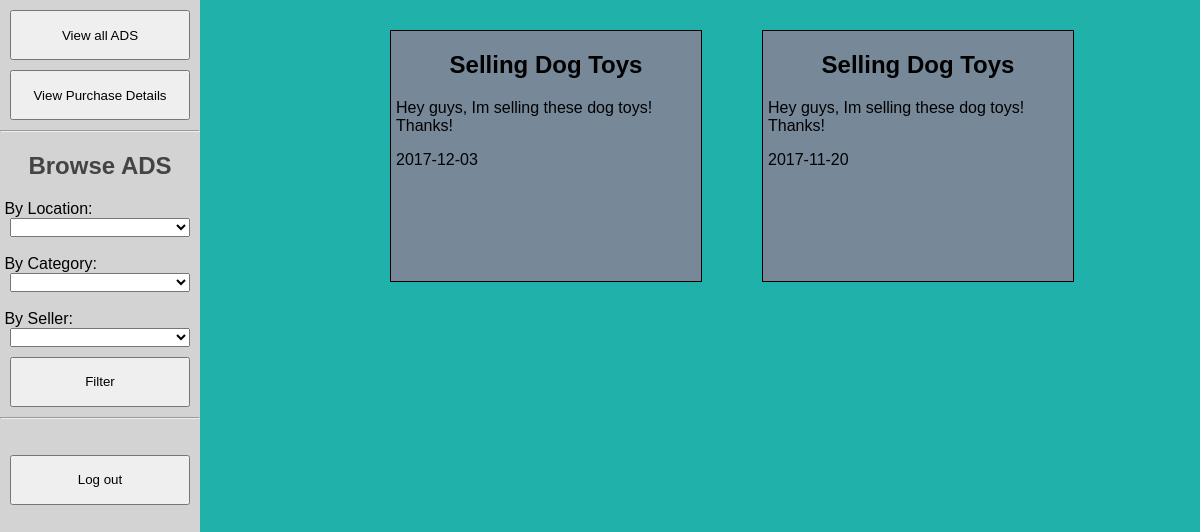
Before: /userpage.php (signed in) with the older database file.
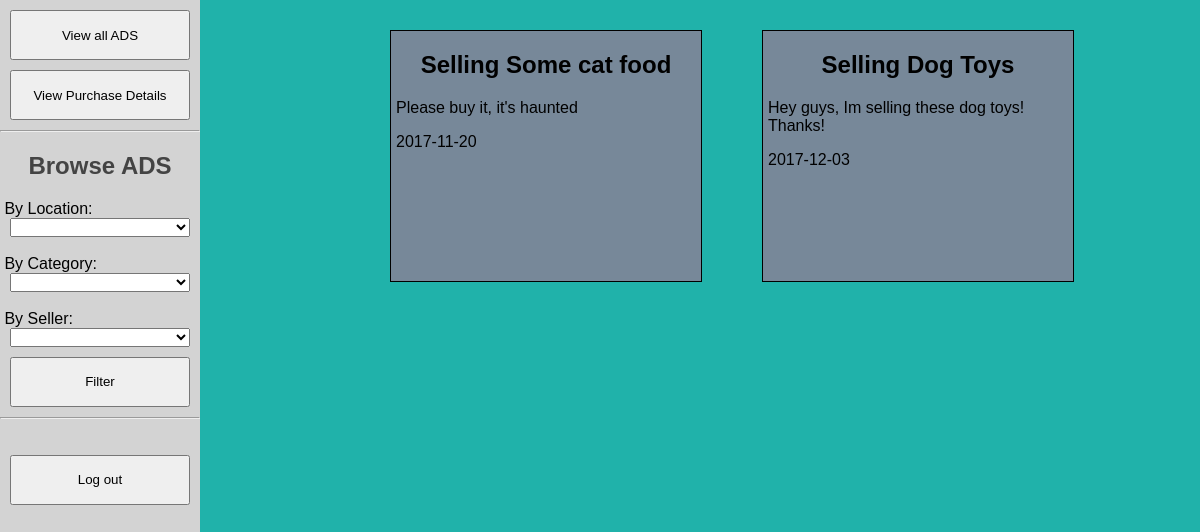
After: the same page with the newer database file.
### tables this page shows
CREATE TABLE Ad (
    Id int PRIMARY KEY NOT NULL AUTO_INCREMENT,
    Username varchar(50) NOT NULL,
    Email varchar(50) NOT NULL,
    PhoneNumber varchar(20) NOT NULL,
    Price float NOT NULL,
    Available varchar(20) NOT NULL DEFAULT "ONLINE",
    ForSaleBy varchar(50) NOT NULL,
    Title varchar(50) NOT NULL,
    AdDesc varchar(255) NOT NULL,
    Addr varchar(100) NOT NULL,
    Category varchar(50) NOT NULL,
    SubCategory varchar(50) NOT NULL,
    Province varchar(50) NOT NULL,
    City varchar(50) NOT NULL,
    Posted Date,
    Sold   varchar(1) NOT NULL DEFAULT 'F',
    Promotion int NOT NULL DEFAULT 0
);

### utils.php (the view, shortened to what this page needs)
<?php
function locationDropdown($provinces,$cities,$selectedProvince = null,$selectedCity = null) {
    echo "<select required id='province' name='province' type='text'>";
    echo "<option value=''> </option>";
    for($i = 0; $i < count($provinces); $i++) {
      if($provinces[$i]["province_name"] == $selectedProvince) {
        echo "<option selected='selected' value='" . $provinces[$i]["province_name"]  . "'>" . str_replace("-"," ",$provinces[$i]["province_name"])  . "</option>";
      } else {
        echo "<option value='" . $provinces[$i]["province_name"]  . "'>" . str_replace("-"," ",$provinces[$i]["province_name"])  . "</option>";
      }
    }
    echo "</select>";
}
function displayAds($ads,$mode = "NORMAL") {
    if($mode == "NORMAL") {
        for($i = 0; $i < count($ads); $i++) {
            echo "<div onclick='window.location.href=" . "\"viewad.php?id=" . $ads[$i]["Id"]  . "\"" . ";'" . "class='ad'><h2>" . $ads[$i]["Title"] . '</h2>';
            echo "<p>"  . $ads[$i]["AdDesc"] .  "</p>";
            echo "<p>" . $ads[$i]["Posted"] . "</p>";
            echo "</div>";
        }
    }
}
?>

### userpage.php (shortened to what this page needs)
<?php include 'config.php'; ?>
<?php include 'utils.php'; ?>
<!doctype html>
<html lang="en">
  <head>
    <link rel="stylesheet" href="index.css"/>
    <link rel="stylesheet" href="userpage.css"/>
  </head>
  <body>
    <?
    $conn = new PDO("mysql:host=$servername;dbname=$dbname", $username, $password);
    $conn->setAttribute(PDO::ATTR_ERRMODE, PDO::ERRMODE_EXCEPTION);
    $stmt = $conn->prepare("SELECT * FROM Category");
    $stmt->execute();
    $stmt->setFetchMode(PDO::FETCH_ASSOC);
    $categories = $stmt->fetchAll();
    $stmt = $conn->prepare("SELECT * FROM Province");
    $stmt->execute();
    $stmt->setFetchMode(PDO::FETCH_ASSOC);
    $provinces = $stmt->fetchAll();
    $stmt = $conn->prepare("SELECT * FROM City");
    $stmt->execute();
    $stmt->setFetchMode(PDO::FETCH_ASSOC);
    $cities = $stmt->fetchAll();
    $stmt = $conn->prepare("SELECT DISTINCT a.Username FROM Ad a, User u WHERE u.Username = a.Username AND DATE_ADD(a.Posted, INTERVAL u.Membership DAY) >= CURDATE() AND a.Available='ONLINE'");
    $stmt->execute();
    $stmt->setFetchMode(PDO::FETCH_ASSOC);
    $sellers = $stmt->fetchAll();
    $ads = array();
    if(isset($_GET["myads"])) {
        if($_GET["myads"] != "") {
            $stmt = $conn->prepare("SELECT * FROM Ad WHERE Username=:username");
            $stmt->bindParam(':username', $_SESSION["Username"]);
            $stmt->execute();
            $stmt->setFetchMode(PDO::FETCH_ASSOC);
            $ads = $stmt->fetchAll();
        }
    } else {
        $stmt = $conn->prepare("SELECT a.* FROM Ad a, User u WHERE u.Username = a.Username AND DATE_ADD(a.Posted, INTERVAL u.Membership DAY) >= CURDATE() AND a.Available='ONLINE' ORDER BY a.Promotion DESC");
        $stmt->bindParam(':username', $_SESSION["Username"]);
        $stmt->execute();
        $stmt->setFetchMode(PDO::FETCH_ASSOC);
        $tempads = $stmt->fetchAll();
        for($i = 0; $i < count($tempads); $i++) {
            $filtered = false;
            if(!$filtered) {
                array_push($ads,$tempads[$i]);
            }
        }
    }
    ?>
    <? if($_SESSION["Usertype"] == "ADMIN") { ?>
        <div class="aside">
            <button type="button" onclick="something()"> View all ADS </button>
            <button type="button" onclick="something()"> View Purchase Details </button>
            <hr>
            <h2> Browse ADS </h2>
            &nbsp;By Location: <br>
            <?php locationDropdown($provinces,$cities); ?>
            <br>
            &nbsp;By Category: <br>
            <select id="category">
                <option value="">  </option>
                <? for($i = 0; $i < count($categories); $i++) {
                    echo "<option value='" . $categories[$i]["CategoryName"]  . "'>" . $categories[$i]["CategoryName"]  . "</option>";
                } ?>
            </select>
            <br> &nbsp;By Seller: <br>
            <select id="seller">
                <option value="">  </option>
                <? for($i = 0; $i < count($sellers); $i++) {
                    echo "<option value='" . $sellers[$i]["Username"]  . "'>" . $sellers[$i]["Username"]  . "</option>";
                } ?>
            </select>
            <button type="button" onclick="filter()" >  Filter </button>
            <hr>
            <br>
            <button type="button" onclick="logout()"> Log out </button>
        </div>
        <div class="content">
                <?php displayAds($ads); ?>
        </div>
    <? } ?>
  </body>
</html>

### index.css (style rules this page uses)
html, body { margin:0px; padding:0px; height:100%; width:100%; font-family: Helvetica, sans-serif; }
body { display:flex; align-content: center; justify-content: center; }
select { margin:5px; }
button { flex: 0 0 auto; display:block; margin:10px; width:200px; height:50px; }
.aside { flex:0 0 auto; height:100%; width:200px; background-color:lightgrey; margin:0; margin-right:auto; }
.content { flex:1 0 auto; background-color:lightseagreen; display:flex; flex-flow:row wrap; overflow-y:scroll; max-width:70%; }
.aside button { width:90%; margin-left:auto; margin-right:auto; }
.aside h2 { text-align:center; color:#444444; }
.aside select { width:90%; display:block; margin:0 auto 0 auto; }
.ad { flex:0 0 auto; width:300px; height:250px; background-color:lightslategray; border:1px solid black; margin:30px; padding-left:5px; padding-right:5px; overflow:none; cursor:pointer; }
.ad h2 { text-align:center; }

### userpage.css (style rules this page uses)
body { background-color:lightseagreen; }

Changed rows visible on the page:
changed ad: Title "Selling Dog Toys" → "Selling Some cat food"; AdDesc "Hey guys, Im selling these dog toys! Thanks!" → "Please buy it, it's haunted"; moves up the list
